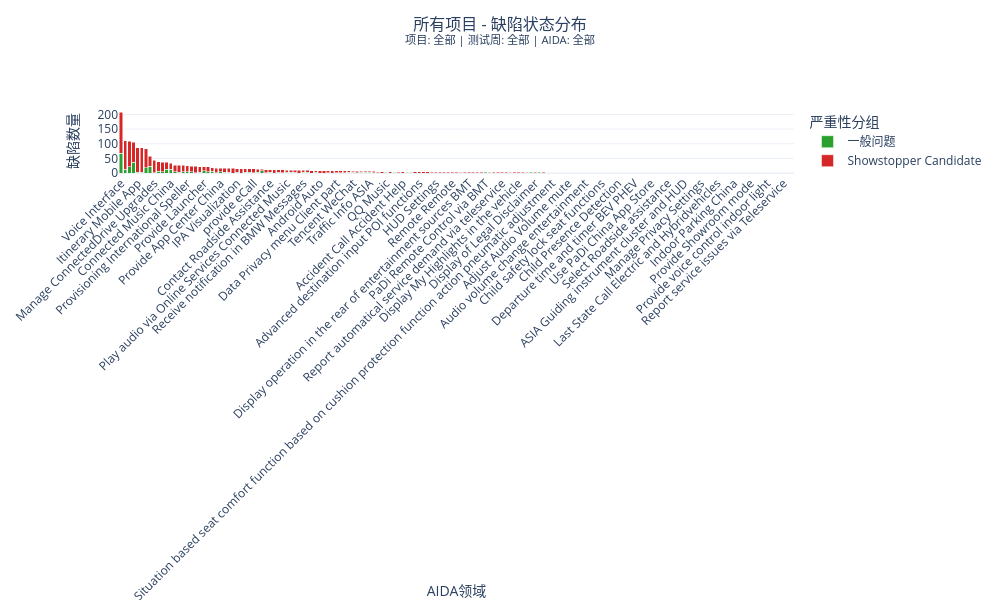

Write notebook code for a chart like this one.
### Markdown cell above
## 绘制缺陷状态图表

### Code cell
import plotly.express as px
import pandas as pd
import numpy as np
import re
from ipywidgets import widgets, Layout
from IPython.display import display, clear_output

def extract_english(text):
    if pd.isna(text) or text == '':
        return 'Unknown'
    english_words = re.findall(r'[a-zA-Z]+', str(text))
    return ' '.join(english_words) if english_words else 'Unknown'

# Matrix严重性排序函数
def matrix_severity_order(matrix_value):
    if not matrix_value or not isinstance(matrix_value, str):
        return 999  # 没有Matrix值的放最后
    
    # 提取数字和字母
    match = re.match(r'matrix-(\d)([a-e])', matrix_value.lower())
    if not match:
        return 998  # 格式不符合的放倒数第二
    
    number = int(match.group(1))
    letter = match.group(2)
    
    # 计算排序值 (1A最严重，4D最轻微)
    letter_value = {'a': 0, 'b': 1, 'c': 2, 'd': 3, 'e': 4}.get(letter, 5)
    return (number - 1) * 5 + letter_value

# 判断是否为showstopper candidate
def is_showstopper_candidate(matrix_value):
    if not matrix_value or not isinstance(matrix_value, str):
        return False
    
    match = re.match(r'matrix-(\d)([a-e])', matrix_value.lower())
    if not match:
        return False
    
    number = int(match.group(1))
    letter = match.group(2)
    
    # 1A-1E, 2A-2C, 3A为showstopper candidate
    if number == 1:
        return letter.lower() in ['a', 'b', 'c', 'd', 'e']
    elif number == 2:
        return letter.lower() in ['a', 'b', 'c']
    elif number == 3:
        return letter.lower() == 'a'
    return False

def preprocess_defect_data(df):
    df_clean = df.copy()
    
    # 处理缺失值
    for col, val in [('tproject', ''), ('matrix', ''), ('aidas', [])]:
        if col == 'aidas':
            df_clean = df_clean[df_clean[col].apply(lambda x: isinstance(x, list) and len(x) > 0)]
        else:
            df_clean = df_clean[~df_clean[col].isin(['', None, np.nan])]
    
    # 提取AIDA的英文部分
    df_clean['aida_english'] = df_clean['aidas'].apply(
        lambda x: extract_english(x[0]) if isinstance(x, list) and len(x) > 0 else 'Unknown'
    )
    
    # 为Matrix添加排序值
    df_clean['matrix_order'] = df_clean['matrix'].apply(matrix_severity_order)
    
    # 为了更好的可视化，创建一个更友好的Matrix标签
    df_clean['matrix_display'] = df_clean['matrix'].apply(
        lambda x: x if isinstance(x, str) and x.lower().startswith('matrix-') else '未分类')
    
    # 添加严重性分组
    df_clean['severity_group'] = df_clean['matrix'].apply(
        lambda x: 'Showstopper Candidate' if is_showstopper_candidate(x) else '一般问题')
    
    return df_clean

def create_defect_status_dashboard(df_clean, filters=None):
    filtered_data = df_clean.copy()
    
    if filters:
        project, test_week, aida = filters
        filter_conditions = {
            'tproject': project, 
            'test_week': test_week, 
            'aida_english': aida
        }
        for col, val in filter_conditions.items():
            if val != '全部':
                filtered_data = filtered_data[filtered_data[col] == val]
    
    if filtered_data.empty:
        return None, "没有有效的缺陷数据可以显示。"
    
    # 按AIDA和Matrix分组
    defect_status = filtered_data.groupby(['aida_english', 'severity_group', 'matrix_display']).agg(
        缺陷数量=('id', 'count'),
        缺陷ID=('id', list),
        报告人=('tester', lambda x: list(set(x))),
        项目=('tproject', lambda x: list(set(x))),
        原始AIDA=('aidas', lambda x: list(set([str(i[0]) if isinstance(i, list) and len(i) > 0 else 'Unknown' for i in x])))
    ).reset_index()
    
    if defect_status.empty:
        return None, "没有有效的缺陷状态数据。"
    
    # 计算每个AIDA的总数
    aida_totals = defect_status.groupby('aida_english')['缺陷数量'].sum().to_dict()
    
    # 准备绘图数据
    hover_texts = []
    
    for _, row in defect_status.iterrows():
        total = aida_totals[row['aida_english']]
        percentage = round((row['缺陷数量'] / total * 100), 1)
        
        # 准备悬停文本
        ids = row['缺陷ID'][:5]
        reporters = row['报告人'][:3]
        projects = row['项目'][:3]
        
        hover_text = f"<b>{row['原始AIDA'][0]} - {row['matrix_display']}</b><br>"
        hover_text += f"严重性分组: {row['severity_group']}<br>"
        hover_text += f"缺陷数量: {row['缺陷数量']} ({percentage}%)<br>"
        hover_text += f"项目: {', '.join(projects)}<br>"
        hover_text += f"缺陷ID: {', '.join(str(id) for id in ids)}"
        if len(row['缺陷ID']) > 5:
            hover_text += f" 等{len(row['缺陷ID'])}个"
        hover_text += f"<br>报告人: {', '.join(str(t) for t in reporters)}"
        if len(row['报告人']) > 3:
            hover_text += f" 等{len(row['报告人'])}人"
        
        hover_texts.append(hover_text)
    
    defect_status['悬停信息'] = hover_texts
    
    # 按缺陷数量对AIDA进行排序
    aida_order = defect_status.groupby('aida_english')['缺陷数量'].sum().sort_values(ascending=False).index.tolist()
    
    # 合并为按严重性分组的数据
    severity_grouped = defect_status.groupby(['aida_english', 'severity_group']).agg(
        缺陷数量=('缺陷数量', 'sum'),
        悬停信息=('悬停信息', lambda x: '<br>'.join(x))
    ).reset_index()
    
    # 使用Plotly Express创建堆叠条形图
    fig = px.bar(
        severity_grouped,
        x='aida_english',
        y='缺陷数量',
        color='severity_group',
        custom_data=['悬停信息'],
        barmode='stack',
        category_orders={
            'aida_english': aida_order
        },
        color_discrete_map={
            'Showstopper Candidate': '#d62728',  # 红色
            '一般问题': '#2ca02c'                # 绿色
        },
        title="AIDA缺陷分布（按严重性）"
    )
    
    # 设置悬停模板
    fig.update_traces(
        hovertemplate='%{customdata[0]}<extra></extra>'
    )
    
    # 设置标题和布局
    title_text = "所有项目 - 缺陷状态分布" if filters[0] == '全部' else f"项目: {filters[0]} - 缺陷状态分布"
    
    fig.update_layout(
        height=600,
        width=1000,
        title=dict(
            text=f"{title_text}<br><sup>项目: {filters[0]} | 测试周: {filters[1]} | AIDA: {filters[2]}</sup>",
            x=0.5,
            y=0.95,
            font=dict(size=16)
        ),
        template='plotly_white',
        margin=dict(t=120),
        xaxis_title="AIDA领域",
        yaxis_title="缺陷数量",
        xaxis_tickangle=-45,
        legend_title="严重性分组"
    )
    
    # 转换为FigureWidget以支持交互
    fig_widget = widgets.Output()
    with fig_widget:
        display(fig)
    
    return fig_widget, None

def create_defect_dashboard(df):
    df_clean = preprocess_defect_data(df)
    
    required_columns = ['id', 'tproject', 'aidas', 'matrix', 'tester']
    if not all(col in df_clean.columns for col in required_columns):
        print(f"错误：数据中缺少必要的列")
        return
    
    # 获取唯一值用于下拉菜单
    dropdowns = {}
    for col, desc in [('tproject', '项目'), ('test_week', '测试周'), ('aida_english', 'AIDA')]:
        values = sorted([p for p in df_clean[col].unique() if pd.notna(p) and p != ''])
        dropdowns[col] = widgets.Dropdown(
            options=['全部'] + values, value='全部', description=f'{desc}:',
            layout={'width': '180px'}
        )
    
    output = widgets.Output()
    
    def update_charts(change):
        filters = (
            dropdowns['tproject'].value,
            dropdowns['test_week'].value,
            dropdowns['aida_english'].value
        )
        
        with output:
            clear_output(wait=True)  # 清除旧输出
            fig, error_msg = create_defect_status_dashboard(df_clean, filters)
            if fig:
                display(fig)
            else:
                print(error_msg)
    
    # 为所有下拉菜单添加观察者
    for dropdown in dropdowns.values():
        dropdown.observe(update_charts, names='value')
    
    # 创建标题
    title = widgets.HTML("<h2 style='text-align:center; margin-bottom:5px'>缺陷状态看板</h2>")
    
    # 将筛选条件放在一行中
    filter_container = widgets.HBox(list(dropdowns.values()), 
                                   layout=widgets.Layout(justify_content='center', 
                                                        margin='0 0 10px 0'))
    
    # 使用VBox将所有元素垂直排列
    dashboard = widgets.VBox([
        title,
        filter_container,
        output
    ], layout=widgets.Layout(align_items='center'))
    
    display(dashboard)
    update_charts(None)  # 初始显示

# 使用数据框调用函数 
create_defect_dashboard(ddf)

### Figure 1 — Plotly figure (JSON) as saved in the notebook; plotly's stock layout.template omitted (floating-point values rounded to 4 significant figures; data arrays with more than 128 entries replaced by an {"elided": "..."} marker saying what was removed)
{"data": [{"customdata": [["<b>ASIA Alternative route [01.04.03.01.02.06.01] - Matrix-3C</b><br>严重性分组: 一般问题<br>缺陷数量: 1 (100.0%)<br>项目: MGU<br>缺陷ID: 2213723<br>报告人: Tony Wang"], ["<b>ASIA Guiding instrument cluster and HUD [01.04.03.01.02.08.01] - Matrix-3C</b><br>严重性分组: 一般问题<br>缺陷数量: 1 (100.0%)<br>项目: MGU<br>缺陷ID: 2192254<br>报告人: Weiteng Wang"], ["<b>Augmented Reality Video CID [01.04.02.03.03.01] - Matrix-2D</b><br>严重性分组: 一般问题<br>缺陷数量: 1 (12.5%)<br>项目: IDC<br>缺陷ID: 2228665<br>报告人: Kailin Huang<br><b>Augmented Reality Video CID [01.04.02.03.03.01] - Matrix-3D</b><br>严重性分组: 一般问题<br>缺陷数量: 1 (12.5%)<br>项目: MGU<br>缺陷ID: 2113852<br>报告人: Frank Nyambira<br><b>Augmented Reality Video CID [01.04.02.03.03.01] - Matrix-4B</b><br>严重性分组: 一般问题<br>缺陷数量: 1 (12.5%)<br>项目: MGU<br>缺陷ID: 2157727<br>报告人: Weiteng Wang"], ["<b>Base Audio [01.04.04.01.01.04.01] - Matrix-3E</b><br>严重性分组: 一般问题<br>缺陷数量: 1 (5.9%)<br>项目: IDC<br>缺陷ID: 2220897<br>报告人: Linna Lu"], ["<b>CarPlay [01.04.01.07.02] - Matrix-2D</b><br>严重性分组: 一般问题<br>缺陷数量: 3 (3.6%)<br>项目: IDCEvo, IDC<br>缺陷ID: 2153229, 2189345, 2188353<br>报告人: Bochao Liu, Adley Wong, chen chen<br><b>CarPlay [01.04.01.07.02] - Matrix-2E</b><br>严重性分组: 一般问题<br>缺陷数量: 3 (3.6%)<br>项目: IDCEvo, IDC<br>缺陷ID: 2168385, 2199833, 2209085<br>报告人: Bochao Liu, Vito Wang, pengxiao zhang<br><b>CarPlay [01.04.01.07.02] - Matrix-3B</b><br>严重性分组: 一般问题<br>缺陷数量: 1 (1.2%)<br>项目: IDCEvo<br>缺陷ID: 2201442<br>报告人: Felipe Wu<br><b>CarPlay [01.04.01.07.02] - Matrix-3C</b><br>严重性分组: 一般问题<br>缺陷数量: 3 (3.6%)<br>项目: IDCEvo, IDC<br>缺陷ID: 2180515, 2220817, 2234456<br>报告人: Miao Xu, Kailin Huang, Dian Wang<br><b>CarPlay [01.04.01.07.02] - Matrix-3D</b><br>严重性分组: 一般问题<br>缺陷数量: 4 (4.8%)<br>项目: IDCEvo, IDC<br>缺陷ID: 2116169, 2116399, 2115425, 2154878<br>报告人: Bochao Liu, Adley Wong, Linna Lu<br><b>CarPlay [01.04.01.07.02] - Matrix-3E</b><br>严重性分组: 一般问题<br>缺陷数量: 4 (4.8%)<br>项目: IDCEvo, IDC<br>缺陷ID: 2154879, 2160397, 2183150, 2190537<br>报告人: Bochao Liu, Adley Wong, pengxiao zhang 等4人"], ["<b>Change Audio Volume [01.04.04.01.01.01] - Matrix-2E</b><br>严重性分组: 一般问题<br>缺陷数量: 1 (10.0%)<br>项目: IDCEvo<br>缺陷ID: 2205704<br>报告人: Weining Zhao<br><b>Change Audio Volume [01.04.04.01.01.01] - Matrix-3B</b><br>严重性分组: 一般问题<br>缺陷数量: 1 (10.0%)<br>项目: IDCEvo<br>缺陷ID: 2196597<br>报告人: Dian Wang<br><b>Change Audio Volume [01.04.04.01.01.01] - Matrix-4A</b><br>严重性分组: 一般问题<br>缺陷数量: 1 (10.0%)<br>项目: IDCEvo<br>缺陷ID: 2159297<br>报告人: Weiteng Wang"], ["<b>Condition Based Services - Display implementation [01.05.02.01.11.02] - Matrix-4D</b><br>严重性分组: 一般问题<br>缺陷数量: 1 (100.0%)<br>项目: IDC<br>缺陷ID: 2234195<br>报告人: Kailin Huang"], ["<b>Connected Music China [01.04.01.06.04] - Matrix-2D</b><br>严重性分组: 一般问题<br>缺陷数量: 4 (12.1%)<br>项目: IDCEvo, IDC, MGU<br>缺陷ID: 2152777, 2168369, 2179680, 2226826<br>报告人: Frank Nyambira, Jingpu Li, Yuteng Zhao 等4人<br><b>Connected Music China [01.04.01.06.04] - Matrix-2E</b><br>严重性分组: 一般问题<br>缺陷数量: 2 (6.1%)<br>项目: IDCEvo<br>缺陷ID: 2157623, 2185082<br>报告人: pengxiao zhang, Wei Yang<br><b>Connected Music China [01.04.01.06.04] - Matrix-3C</b><br>严重性分组: 一般问题<br>缺陷数量: 6 (18.2%)<br>项目: IDCEvo, IDC<br>缺陷ID: 2137053, 2188775, 2192127, 2198691, 2198984 等6个<br>报告人: Jingpu Li, Wei Yang, Ailin Wu 等5人<br><b>Connected Music China [01.04.01.06.04] - Matrix-3D</b><br>严重性分组: 一般问题<br>缺陷数量: 1 (3.0%)<br>项目: IDCEvo<br>缺陷ID: 2213672<br>报告人: Ailin Wu"], ["<b>Contact Roadside Assistance [01.04.02.01.03.03.03] - Matrix-2E</b><br>严重性分组: 一般问题<br>缺陷数量: 1 (9.1%)<br>项目: IDCEvo<br>缺陷ID: 2175180<br>报告人: Adley Wong<br><b>Contact Roadside Assistance [01.04.02.01.03.03.03] - Matrix-3B</b><br>严重性分组: 一般问题<br>缺陷数量: 1 (9.1%)<br>项目: MGU<br>缺陷ID: 2126167<br>报告人: Jingsheng Liang<br><b>Contact Roadside Assistance [01.04.02.01.03.03.03] - Matrix-3C</b><br>严重性分组: 一般问题<br>缺陷数量: 1 (9.1%)<br>项目: IDC<br>缺陷ID: 2167496<br>报告人: Jingsheng Liang"], ["<b>Data Privacy menu - Client part [01.05.02.09.03.02] - Matrix-3C</b><br>严重性分组: 一般问题<br>缺陷数量: 1 (14.3%)<br>项目: IDC<br>缺陷ID: 2192179<br>报告人: Jingpu Li"], ["<b>Data Privacy menu - Master part [01.05.02.09.03.01] - Matrix-3E</b><br>严重性分组: 一般问题<br>缺陷数量: 1 (9.1%)<br>项目: IDC<br>缺陷ID: 2155935<br>报告人: Size Li"], ["<b>Date and Time Settings [01.04.04.01.03.07] - Matrix-2E</b><br>严重性分组: 一般问题<br>缺陷数量: 1 (16.7%)<br>项目: IDCEvo<br>缺陷ID: 2169255<br>报告人: Size Li"], ["<b>Display Real Time Clock [01.04.04.01.03.04] - Matrix-2E</b><br>严重性分组: 一般问题<br>缺陷数量: 1 (100.0%)<br>项目: MGU<br>缺陷ID: 2215055<br>报告人: Weiteng Wang"], ["<b>Display Settings (CID) [01.04.02.03.01.01.07.01] - Matrix-3C</b><br>严重性分组: 一般问题<br>缺陷数量: 1 (5.6%)<br>项目: IDC<br>缺陷ID: 2225247<br>报告人: pengxiao zhang<br><b>Display Settings (CID) [01.04.02.03.01.01.07.01] - Matrix-4A</b><br>严重性分组: 一般问题<br>缺陷数量: 5 (27.8%)<br>项目: IDC, MGU<br>缺陷ID: 2178932, 2207818, 2209088, 2226005, 2224481<br>报告人: Jingpu Li, Jingsheng Liang"], ["<b>Display Touch Control [01.04.02.03.01.01.04] - Matrix-2E</b><br>严重性分组: 一般问题<br>缺陷数量: 1 (4.8%)<br>项目: IDCEvo<br>缺陷ID: 2224126<br>报告人: Jerry Li<br><b>Display Touch Control [01.04.02.03.01.01.04] - Matrix-3C</b><br>严重性分组: 一般问题<br>缺陷数量: 1 (4.8%)<br>项目: IDCEvo<br>缺陷ID: 2184176<br>报告人: Gongjie Meng<br><b>Display Touch Control [01.04.02.03.01.01.04] - Matrix-4A</b><br>严重性分组: 一般问题<br>缺陷数量: 2 (9.5%)<br>项目: IDC<br>缺陷ID: 2157649, 2181444<br>报告人: Size Li, Jingsheng Liang"], ["<b>Display and operation of PaDi BMW widgets [01.04.04.01.05.10] - Matrix-3B</b><br>严重性分组: 一般问题<br>缺陷数量: 1 (100.0%)<br>项目: MGU<br>缺陷ID: 2125127<br>报告人: Jingsheng Liang"], ["<b>Display map ASIA [01.04.03.01.02.04] - Matrix-2D</b><br>严重性分组: 一般问题<br>缺陷数量: 1 (8.3%)<br>项目: MGU<br>缺陷ID: 2169394<br>报告人: Wei Yang<br><b>Display map ASIA [01.04.03.01.02.04] - Matrix-2E</b><br>严重性分组: 一般问题<br>缺陷数量: 1 (8.3%)<br>项目: MGU<br>缺陷ID: 2170667<br>报告人: Huanran Wang<br><b>Display map ASIA [01.04.03.01.02.04] - Matrix-3C</b><br>严重性分组: 一般问题<br>缺陷数量: 4 (33.3%)<br>项目: IDC, MGU<br>缺陷ID: 2181438, 2184262, 2205695, 2223007<br>报告人: Frank Nyambira, Weiteng Wang, Yuteng Zhao 等4人<br><b>Display map ASIA [01.04.03.01.02.04] - Matrix-3E</b><br>严重性分组: 一般问题<br>缺陷数量: 1 (8.3%)<br>项目: MGU<br>缺陷ID: 2155432<br>报告人: Tony Wang"], ["<b>Display of User Manual [01.04.02.03.01.01.08.01] - Matrix-2E</b><br>严重性分组: 一般问题<br>缺陷数量: 1 (14.3%)<br>项目: IDC<br>缺陷ID: 2152915<br>报告人: Lukang Guo"], ["<b>Display vehicle status  [01.04.04.01.04.01.04] - Matrix-3D</b><br>严重性分组: 一般问题<br>缺陷数量: 1 (100.0%)<br>项目: IDC<br>缺陷ID: 2194006<br>报告人: Size Li"], ["<b>Display weather [01.04.01.05.01.03] - Matrix-2D</b><br>严重性分组: 一般问题<br>缺陷数量: 1 (3.7%)<br>项目: IDCEvo<br>缺陷ID: 2188729<br>报告人: Ailin Wu<br><b>Display weather [01.04.01.05.01.03] - Matrix-2E</b><br>严重性分组: 一般问题<br>缺陷数量: 2 (7.4%)<br>项目: IDCEvo, MGU<br>缺陷ID: 2189687, 2189730<br>报告人: Lukang Guo, Ailin Wu<br><b>Display weather [01.04.01.05.01.03] - Matrix-3C</b><br>严重性分组: 一般问题<br>缺陷数量: 1 (3.7%)<br>项目: IDCEvo<br>缺陷ID: 2183357<br>报告人: Ailin Wu<br><b>Display weather [01.04.01.05.01.03] - Matrix-3D</b><br>严重性分组: 一般问题<br>缺陷数量: 1 (3.7%)<br>项目: MGU<br>缺陷ID: 2191804<br>报告人: Wei Yang"], ["<b>Enable Registration, Login, Mapping [01.04.01.08.01] - Matrix-4A</b><br>严重性分组: 一般问题<br>缺陷数量: 1 (4.3%)<br>项目: IDCEvo<br>缺陷ID: 2188315<br>报告人: Adley Wong"], ["<b>Enable User Management [01.04.01.08.03] - Matrix-4A</b><br>严重性分组: 一般问题<br>缺陷数量: 1 (16.7%)<br>项目: IDCEvo<br>缺陷ID: 2205473<br>报告人: Huanran Wang"], ["<b>Functional Bookmark Control [01.04.02.03.01.01.03] - Matrix-3C</b><br>严重性分组: 一般问题<br>缺陷数量: 2 (7.4%)<br>项目: IDCEvo<br>缺陷ID: 2133570, 2198930<br>报告人: Lukang Guo, Lijia Ma"], ["<b>Guiding [01.04.03.01.03.02.03] - Matrix-2D</b><br>严重性分组: 一般问题<br>缺陷数量: 1 (1.0%)<br>项目: IDC<br>缺陷ID: 2229874<br>报告人: Kailin Huang<br><b>Guiding [01.04.03.01.03.02.03] - Matrix-2E</b><br>严重性分组: 一般问题<br>缺陷数量: 17 (16.2%)<br>项目: IDC<br>缺陷ID: 2131803, 2153223, 2159257, 2167105, 2167517 等17个<br>报告人: Songqi Gan, Jingpu Li, Vito Wang 等8人<br><b>Guiding [01.04.03.01.03.02.03] - Matrix-3C</b><br>严重性分组: 一般问题<br>缺陷数量: 14 (13.3%)<br>项目: IDC, MGU<br>缺陷ID: 2124709, 2123466, 2127491, 2153214, 2152406 等14个<br>报告人: Songqi Gan, Weining Zhao, Jingsheng Liang 等10人<br><b>Guiding [01.04.03.01.03.02.03] - Matrix-3E</b><br>严重性分组: 一般问题<br>缺陷数量: 3 (2.9%)<br>项目: IDC<br>缺陷ID: 2150717, 2173197, 2231081<br>报告人: Songqi Gan, Zhao Gao, chen chen<br><b>Guiding [01.04.03.01.03.02.03] - Matrix-4A</b><br>严重性分组: 一般问题<br>缺陷数量: 1 (1.0%)<br>项目: IDC<br>缺陷ID: 2207806<br>报告人: Jingpu Li<br><b>Guiding [01.04.03.01.03.02.03] - Matrix-4C</b><br>严重性分组: 一般问题<br>缺陷数量: 1 (1.0%)<br>项目: IDC<br>缺陷ID: 2165841<br>报告人: Kyle Ge"], ["<b>Guiding ASIA [01.04.03.01.02.08] - Matrix-2D</b><br>严重性分组: 一般问题<br>缺陷数量: 1 (1.8%)<br>项目: MGU<br>缺陷ID: 2213496<br>报告人: Weiteng Wang<br><b>Guiding ASIA [01.04.03.01.02.08] - Matrix-2E</b><br>严重性分组: 一般问题<br>缺陷数量: 14 (24.6%)<br>项目: MGU<br>缺陷ID: 2118995, 2127681, 2135536, 2154337, 2154528 等14个<br>报告人: Jingpu Li, Zhao Gao, Frank Nyambira 等5人<br><b>Guiding ASIA [01.04.03.01.02.08] - Matrix-3C</b><br>严重性分组: 一般问题<br>缺陷数量: 2 (3.5%)<br>项目: MGU<br>缺陷ID: 2155099, 2182805<br>报告人: Frank Nyambira, chen chen<br><b>Guiding ASIA [01.04.03.01.02.08] - Matrix-3D</b><br>严重性分组: 一般问题<br>缺陷数量: 1 (1.8%)<br>项目: MGU<br>缺陷ID: 2162952<br>报告人: Huanran Wang<br><b>Guiding ASIA [01.04.03.01.02.08] - Matrix-3E</b><br>严重性分组: 一般问题<br>缺陷数量: 4 (7.0%)<br>项目: MGU<br>缺陷ID: 2154502, 2154597, 2166320, 2209075<br>报告人: Frank Nyambira, chen chen, Zhao Gao<br><b>Guiding ASIA [01.04.03.01.02.08] - Matrix-4A</b><br>严重性分组: 一般问题<br>缺陷数量: 1 (1.8%)<br>项目: MGU<br>缺陷ID: 2138138<br>报告人: Frank Nyambira"], ["<b>HMI MyModes Moments display and operation [01.04.02.01.04.06.22] - Matrix-2E</b><br>严重性分组: 一般问题<br>缺陷数量: 1 (100.0%)<br>项目: IDCEvo<br>缺陷ID: 2183308<br>报告人: Gongjie Meng"], ["<b>HUD Settings [01.04.02.03.04.01.02] - Matrix-2E</b><br>严重性分组: 一般问题<br>缺陷数量: 1 (25.0%)<br>项目: IDC<br>缺陷ID: 2155463<br>报告人: Kyle Ge"], ["<b>IPA Interactive Elements provided [01.04.02.01.02.01.03] - Matrix-2E</b><br>严重性分组: 一般问题<br>缺陷数量: 1 (2.8%)<br>项目: IDC<br>缺陷ID: 2198964<br>报告人: Size Li<br><b>IPA Interactive Elements provided [01.04.02.01.02.01.03] - Matrix-3C</b><br>严重性分组: 一般问题<br>缺陷数量: 3 (8.3%)<br>项目: IDCEvo, IDC<br>缺陷ID: 2190529, 2206505, 2223322<br>报告人: Weining Zhao, Yunwei Gao<br><b>IPA Interactive Elements provided [01.04.02.01.02.01.03] - Matrix-4A</b><br>严重性分组: 一般问题<br>缺陷数量: 8 (22.2%)<br>项目: IDCEvo, IDC<br>缺陷ID: 2144107, 2150722, 2183309, 2183390, 2188326 等8个<br>报告人: Jingpu Li, Weining Zhao, Adley Wong 等6人<br><b>IPA Interactive Elements provided [01.04.02.01.02.01.03] - Matrix-4B</b><br>严重性分组: 一般问题<br>缺陷数量: 1 (2.8%)<br>项目: IDCEvo<br>缺陷ID: 2184272<br>报告人: Weining Zhao"], ["<b>IPA Visualization  [01.04.02.01.02.01.01] - Matrix-2E</b><br>严重性分组: 一般问题<br>缺陷数量: 2 (13.3%)<br>项目: IDC<br>缺陷ID: 2189689, 2188692<br>报告人: Linna Lu"], ["<b>Itinerary (Mobile App) [01.04.03.01.01.07.09] - Matrix-2E</b><br>严重性分组: 一般问题<br>缺陷数量: 2 (2.3%)<br>项目: IDC<br>缺陷ID: 2155092, 2158381<br>报告人: Frank Nyambira, Xiaozhen Huang<br><b>Itinerary (Mobile App) [01.04.03.01.01.07.09] - Matrix-3C</b><br>严重性分组: 一般问题<br>缺陷数量: 1 (1.1%)<br>项目: IDC<br>缺陷ID: 2156284<br>报告人: Xiaozhen Huang"], ["<b>Kombi Display Settings [01.04.04.01.03.08] - Matrix-4A</b><br>严重性分组: 一般问题<br>缺陷数量: 1 (50.0%)<br>项目: MGU<br>缺陷ID: 2191205<br>报告人: Jingpu Li"], ["<b>Listen to AM/FM Radio [01.04.01.01.01.01.01] - Matrix-3D</b><br>严重性分组: 一般问题<br>缺陷数量: 1 (100.0%)<br>项目: IDC<br>缺陷ID: 2112940<br>报告人: Linna Lu"], ["<b>Listen to Radio (FM/AM/DAB/HD) [01.04.01.01.01.04] - Matrix-3C</b><br>严重性分组: 一般问题<br>缺陷数量: 4 (11.1%)<br>项目: IDCEvo, IDC<br>缺陷ID: 2131692, 2131755, 2179645, 2203274<br>报告人: Miao Xu, Dian Wang<br><b>Listen to Radio (FM/AM/DAB/HD) [01.04.01.01.01.04] - Matrix-3E</b><br>严重性分组: 一般问题<br>缺陷数量: 1 (2.8%)<br>项目: IDC<br>缺陷ID: 2127039<br>报告人: Lukang Guo"], ["<b>Manage CE Devices (Bluetooth) [01.04.01.03.01.02.01] - Matrix-3C</b><br>严重性分组: 一般问题<br>缺陷数量: 3 (7.9%)<br>项目: IDCEvo, IDC<br>缺陷ID: 2167167, 2178888, 2233324<br>报告人: Miao Xu, Dian Wang, zhaokun hou<br><b>Manage CE Devices (Bluetooth) [01.04.01.03.01.02.01] - Matrix-3E</b><br>严重性分组: 一般问题<br>缺陷数量: 1 (2.6%)<br>项目: MGU<br>缺陷ID: 2113732<br>报告人: Yuteng Zhao<br><b>Manage CE Devices (Bluetooth) [01.04.01.03.01.02.01] - Matrix-4A</b><br>严重性分组: 一般问题<br>缺陷数量: 1 (2.6%)<br>项目: IDCEvo<br>缺陷ID: 2187832<br>报告人: zhaokun hou<br><b>Manage CE Devices (Bluetooth) [01.04.01.03.01.02.01] - Matrix-4C</b><br>严重性分组: 一般问题<br>缺陷数量: 1 (2.6%)<br>项目: IDCEvo<br>缺陷ID: 2160434<br>报告人: Dian Wang"], ["<b>Manage ConnectedDrive Upgrades [01.04.01.05.03.01] - Matrix-2E</b><br>严重性分组: 一般问题<br>缺陷数量: 1 (2.3%)<br>项目: IDC<br>缺陷ID: 2157719<br>报告人: Size Li"], ["<b>Manage SMS Messages [01.04.01.04.02.01.04.02] - Matrix-4A</b><br>严重性分组: 一般问题<br>缺陷数量: 2 (50.0%)<br>项目: IDCEvo<br>缺陷ID: 2189396, 2189409<br>报告人: Dian Wang"], ["<b>Manage and Plan Routes ASIA [01.04.03.01.02.06] - Matrix-2E</b><br>严重性分组: 一般问题<br>缺陷数量: 1 (10.0%)<br>项目: MGU<br>缺陷ID: 2194828<br>报告人: Weiteng Wang<br><b>Manage and Plan Routes ASIA [01.04.03.01.02.06] - Matrix-3C</b><br>严重性分组: 一般问题<br>缺陷数量: 1 (10.0%)<br>项目: MGU<br>缺陷ID: 2227640<br>报告人: Size Li<br><b>Manage and Plan Routes ASIA [01.04.03.01.02.06] - Matrix-3E</b><br>严重性分组: 一般问题<br>缺陷数量: 1 (10.0%)<br>项目: MGU<br>缺陷ID: 2155437<br>报告人: Tony Wang"], ["<b>Map [01.04.03.01.03.02.01] - Matrix-2E</b><br>严重性分组: 一般问题<br>缺陷数量: 1 (3.7%)<br>项目: IDC<br>缺陷ID: 2208510<br>报告人: Weining Zhao<br><b>Map [01.04.03.01.03.02.01] - Matrix-3C</b><br>严重性分组: 一般问题<br>缺陷数量: 2 (7.4%)<br>项目: IDC<br>缺陷ID: 2176212, 2198262<br>报告人: Kyle Ge, Weining Zhao<br><b>Map [01.04.03.01.03.02.01] - Matrix-3D</b><br>严重性分组: 一般问题<br>缺陷数量: 1 (3.7%)<br>项目: MGU<br>缺陷ID: 2227575<br>报告人: Ailin Wu"], ["<b>Navigation Destination Input ASIA [01.04.03.01.02.03] - Matrix-2E</b><br>严重性分组: 一般问题<br>缺陷数量: 1 (20.0%)<br>项目: MGU<br>缺陷ID: 2202636<br>报告人: Weiteng Wang"], ["<b>PHUD Services - Matrix-3C</b><br>严重性分组: 一般问题<br>缺陷数量: 1 (100.0%)<br>项目: IDCEvo<br>缺陷ID: 2225397<br>报告人: Miao Xu"], ["<b>POI Functions ASIA [01.04.03.01.02.05] - Matrix-3C</b><br>严重性分组: 一般问题<br>缺陷数量: 2 (33.3%)<br>项目: MGU<br>缺陷ID: 2229833, 2229835<br>报告人: Size Li<br><b>POI Functions ASIA [01.04.03.01.02.05] - Matrix-3D</b><br>严重性分组: 一般问题<br>缺陷数量: 1 (16.7%)<br>项目: MGU<br>缺陷ID: 2226722<br>报告人: Ailin Wu"], ["<b>PaDi China CE area bring-up (Android default launcher) NEU [01.04.04.01.05.04] - Matrix-3C</b><br>严重性分组: 一般问题<br>缺陷数量: 1 (100.0%)<br>项目: MGU<br>缺陷ID: 2200384<br>报告人: pengxiao zhang"], ["<b>PaDi Remote Control via BMT [01.04.04.01.05.12] - Matrix-2D</b><br>严重性分组: 一般问题<br>缺陷数量: 1 (50.0%)<br>项目: MGU<br>缺陷ID: 2126173<br>报告人: pengxiao zhang<br><b>PaDi Remote Control via BMT [01.04.04.01.05.12] - Matrix-3B</b><br>严重性分组: 一般问题<br>缺陷数量: 1 (50.0%)<br>项目: MGU<br>缺陷ID: 2123779<br>报告人: pengxiao zhang"], ["<b>Parking Assistant 21.0 Mid [PA21.0_Mi] [01.02.02.05.08] - Matrix-2D</b><br>严重性分组: 一般问题<br>缺陷数量: 1 (100.0%)<br>项目: IDC<br>缺陷ID: 2128634<br>报告人: Zhimei Yan"], ["<b>Personal Assistant - Widget [01.04.02.01.02.01.02] - Matrix-3C</b><br>严重性分组: 一般问题<br>缺陷数量: 3 (42.9%)<br>项目: IDCEvo, IDC<br>缺陷ID: 2180836, 2198264, 2232317<br>报告人: Kyle Ge, Yuteng Zhao, zhaokun hou"], ["<b>Personalization: User Account Use [01.04.01.08.11] - Matrix-2E</b><br>严重性分组: 一般问题<br>缺陷数量: 1 (14.3%)<br>项目: IDC<br>缺陷ID: 2172047<br>报告人: Juzhen Xin"], ["<b>Play audio via Bluetooth [01.04.01.01.04.02] - Matrix-3C</b><br>严重性分组: 一般问题<br>缺陷数量: 2 (11.8%)<br>项目: IDCEvo, IDC<br>缺陷ID: 2178590, 2183312<br>报告人: Gongjie Meng, Felipe Wu<br><b>Play audio via Bluetooth [01.04.01.01.04.02] - Matrix-3E</b><br>严重性分组: 一般问题<br>缺陷数量: 1 (5.9%)<br>项目: IDCEvo<br>缺陷ID: 2207923<br>报告人: Frank Nyambira"], ["<b>Play audio via Online Services (Connected Music) [01.04.01.01.02] - Matrix-2E</b><br>严重性分组: 一般问题<br>缺陷数量: 1 (10.0%)<br>项目: IDC<br>缺陷ID: 2123004<br>报告人: Lukang Guo<br><b>Play audio via Online Services (Connected Music) [01.04.01.01.02] - Matrix-3D</b><br>严重性分组: 一般问题<br>缺陷数量: 1 (10.0%)<br>项目: IDC<br>缺陷ID: 2116864<br>报告人: Lukang Guo<br><b>Play audio via Online Services (Connected Music) [01.04.01.01.02] - Matrix-4A</b><br>严重性分组: 一般问题<br>缺陷数量: 1 (10.0%)<br>项目: IDC<br>缺陷ID: 2168364<br>报告人: Lukang Guo"], ["<b>Play audio via USB [01.04.01.01.04.04] - Matrix-3C</b><br>严重性分组: 一般问题<br>缺陷数量: 1 (20.0%)<br>项目: IDCEvo<br>缺陷ID: 2219742<br>报告人: Dian Wang"], ["<b>Positioning ASIA [01.04.03.01.02.01.02] - Matrix-2E</b><br>严重性分组: 一般问题<br>缺陷数量: 1 (33.3%)<br>项目: MGU<br>缺陷ID: 2173657<br>报告人: Weiteng Wang"], ["<b>Provide App Center China [01.04.01.06.09] - Matrix-2D</b><br>严重性分组: 一般问题<br>缺陷数量: 1 (5.9%)<br>项目: IDCEvo<br>缺陷ID: 2181760<br>报告人: Jingpu Li<br><b>Provide App Center China [01.04.01.06.09] - Matrix-3B</b><br>严重性分组: 一般问题<br>缺陷数量: 1 (5.9%)<br>项目: IDCEvo<br>缺陷ID: 2174836<br>报告人: Jingpu Li<br><b>Provide App Center China [01.04.01.06.09] - Matrix-4A</b><br>严重性分组: 一般问题<br>缺陷数量: 3 (17.6%)<br>项目: IDCEvo<br>缺陷ID: 2174726, 2184296, 2212759<br>报告人: Jingpu Li"], ["<b>Provide Festival Mode [01.04.02.01.04.08] - Matrix-2E</b><br>严重性分组: 一般问题<br>缺陷数量: 1 (6.7%)<br>项目: IDCEvo<br>缺陷ID: 2155559<br>报告人: Jingpu Li<br><b>Provide Festival Mode [01.04.02.01.04.08] - Matrix-3C</b><br>严重性分组: 一般问题<br>缺陷数量: 1 (6.7%)<br>项目: IDCEvo<br>缺陷ID: 2233303<br>报告人: Yuteng Zhao"], ["<b>Provide Karaoke Service [01.04.01.06.10] - Matrix-3C</b><br>严重性分组: 一般问题<br>缺陷数量: 1 (9.1%)<br>项目: IDCEvo<br>缺陷ID: 2197743<br>报告人: Ailin Wu"], ["<b>Provide Launcher  [01.04.02.03.01.01.09] - Matrix-2E</b><br>严重性分组: 一般问题<br>缺陷数量: 1 (4.5%)<br>项目: IDCEvo<br>缺陷ID: 2206942<br>报告人: Frank Nyambira<br><b>Provide Launcher  [01.04.02.03.01.01.09] - Matrix-3C</b><br>严重性分组: 一般问题<br>缺陷数量: 2 (9.1%)<br>项目: IDCEvo<br>缺陷ID: 2174424, 2200728<br>报告人: Weining Zhao, Dian Wang<br><b>Provide Launcher  [01.04.02.03.01.01.09] - Matrix-3D</b><br>严重性分组: 一般问题<br>缺陷数量: 1 (4.5%)<br>项目: IDCEvo<br>缺陷ID: 2191198<br>报告人: Bochao Liu<br><b>Provide Launcher  [01.04.02.03.01.01.09] - Matrix-3E</b><br>严重性分组: 一般问题<br>缺陷数量: 1 (4.5%)<br>项目: IDC<br>缺陷ID: 2154866<br>报告人: Vito Wang<br><b>Provide Launcher  [01.04.02.03.01.01.09] - Matrix-4A</b><br>严重性分组: 一般问题<br>缺陷数量: 2 (9.1%)<br>项目: IDCEvo, IDC<br>缺陷ID: 2156566, 2196927<br>报告人: Adley Wong, Jingsheng Liang"], ["<b>Provide Navigation 2.0 [01.04.03.01.03.06] - Matrix-2D</b><br>严重性分组: 一般问题<br>缺陷数量: 4 (3.7%)<br>项目: IDCEvo<br>缺陷ID: 2135545, 2200417, 2214732, 2215595<br>报告人: Bochao Liu, Lukang Guo, Yi Luo<br><b>Provide Navigation 2.0 [01.04.03.01.03.06] - Matrix-2E</b><br>严重性分组: 一般问题<br>缺陷数量: 6 (5.6%)<br>项目: IDCEvo<br>缺陷ID: 2136092, 2183049, 2184245, 2186845, 2200702 等6个<br>报告人: Bochao Liu, Adley Wong, Yi Luo 等5人<br><b>Provide Navigation 2.0 [01.04.03.01.03.06] - Matrix-3C</b><br>严重性分组: 一般问题<br>缺陷数量: 8 (7.4%)<br>项目: IDCEvo<br>缺陷ID: 2156244, 2180840, 2184257, 2184549, 2209086 等8个<br>报告人: Jingpu Li, zhaokun hou, Ailin Wu 等6人<br><b>Provide Navigation 2.0 [01.04.03.01.03.06] - Matrix-3E</b><br>严重性分组: 一般问题<br>缺陷数量: 3 (2.8%)<br>项目: IDCEvo<br>缺陷ID: 2157627, 2187539, 2203683<br>报告人: Adley Wong"], ["<b>Provide NetEase Cloud Music [01.04.01.06.04.03] - Matrix-2E</b><br>严重性分组: 一般问题<br>缺陷数量: 1 (50.0%)<br>项目: IDC<br>缺陷ID: 2167492<br>报告人: Kyle Ge<br><b>Provide NetEase Cloud Music [01.04.01.06.06.04] - Matrix-3E</b><br>严重性分组: 一般问题<br>缺陷数量: 1 (50.0%)<br>项目: IDC<br>缺陷ID: 2225709<br>报告人: pengxiao zhang"], ["<b>Provide 3rd party gaming enablement [01.04.01.02.03] - Matrix-3C</b><br>严重性分组: 一般问题<br>缺陷数量: 1 (4.5%)<br>项目: IDCEvo<br>缺陷ID: 2171853<br>报告人: zhaokun hou<br><b>Provide 3rd party gaming enablement [01.04.01.02.03] - Matrix-3E</b><br>严重性分组: 一般问题<br>缺陷数量: 2 (9.1%)<br>项目: IDCEvo, IDC<br>缺陷ID: 2181784, 2222905<br>报告人: pengxiao zhang"], ["<b>Provisioning International Speller [01.04.02.03.01.01.06] - Matrix-3C</b><br>严重性分组: 一般问题<br>缺陷数量: 1 (4.2%)<br>项目: IDCEvo<br>缺陷ID: 2198929<br>报告人: Lukang Guo<br><b>Provisioning International Speller [01.04.02.03.01.01.06] - Matrix-3E</b><br>严重性分组: 一般问题<br>缺陷数量: 1 (4.2%)<br>项目: IDCEvo<br>缺陷ID: 2188300<br>报告人: Adley Wong<br><b>Provisioning International Speller [01.04.02.03.01.01.06] - Matrix-4A</b><br>严重性分组: 一般问题<br>缺陷数量: 3 (12.5%)<br>项目: IDCEvo, IDC, MGU<br>缺陷ID: 2187217, 2189690, 2226434<br>报告人: Jingpu Li, Linna Lu, zhaokun hou"], ["<b>QQ Music [01.04.01.06.04.02] - Matrix-2E</b><br>严重性分组: 一般问题<br>缺陷数量: 1 (20.0%)<br>项目: IDC<br>缺陷ID: 2228240<br>报告人: Linna Lu<br><b>QQ Music [01.04.01.06.04.02] - Matrix-3C</b><br>严重性分组: 一般问题<br>缺陷数量: 2 (40.0%)<br>项目: MGU<br>缺陷ID: 2212245, 2233320<br>报告人: Zhimei Yan, Frank Nyambira"], ["<b>Receive notification in BMW Messages [01.04.02.02.01.01.03] - Matrix-2D</b><br>严重性分组: 一般问题<br>缺陷数量: 1 (11.1%)<br>项目: IDCEvo<br>缺陷ID: 2229861<br>报告人: Yuteng Zhao<br><b>Receive notification in BMW Messages [01.04.02.02.01.01.03] - Matrix-3B</b><br>严重性分组: 一般问题<br>缺陷数量: 1 (11.1%)<br>项目: IDCEvo<br>缺陷ID: 2138612<br>报告人: Jingsheng Liang"], ["<b>Remote Services [01.04.02.02.01.01.01] - Matrix-2E</b><br>严重性分组: 一般问题<br>缺陷数量: 1 (50.0%)<br>项目: IDC<br>缺陷ID: 2212770<br>报告人: Jingsheng Liang"], ["<b>Remote teleservice diagnosis [01.04.02.02.01.01.02] - Matrix-3B</b><br>严重性分组: 一般问题<br>缺陷数量: 1 (25.0%)<br>项目: IDCEvo<br>缺陷ID: 2150800<br>报告人: Jingsheng Liang"], ["<b>Route planning and management [01.04.03.01.03.02.02] - Matrix-2E</b><br>严重性分组: 一般问题<br>缺陷数量: 1 (11.1%)<br>项目: IDC<br>缺陷ID: 2166257<br>报告人: Zhao Gao<br><b>Route planning and management [01.04.03.01.03.02.02] - Matrix-3C</b><br>严重性分组: 一般问题<br>缺陷数量: 1 (11.1%)<br>项目: IDC<br>缺陷ID: 2166310<br>报告人: Songqi Gan"], ["<b>Setting system language [01.04.04.01.03.12] - Matrix-4A</b><br>严重性分组: 一般问题<br>缺陷数量: 1 (25.0%)<br>项目: IDCEvo<br>缺陷ID: 2203682<br>报告人: Adley Wong"], ["<b>Situation-based seat comfort function based on cushion protection function action (pneumatic adjustment) [01.03.02.02.04.12] - Matrix-3C</b><br>严重性分组: 一般问题<br>缺陷数量: 1 (100.0%)<br>项目: IDC<br>缺陷ID: 2201194<br>报告人: Kyle Ge"], ["<b>Smart Access / Digital Key (Plus) [01.03.03.03.04] - Matrix-3C</b><br>严重性分组: 一般问题<br>缺陷数量: 1 (14.3%)<br>项目: IDC<br>缺陷ID: 2138088<br>报告人: Yuteng Zhao"], ["<b>Stability - Matrix-2E</b><br>严重性分组: 一般问题<br>缺陷数量: 2 (2.3%)<br>项目: IDCEvo<br>缺陷ID: 2160155, 2223586<br>报告人: Juzhen Xin, Weiteng Wang"], ["<b>Steady-state climatic comfort [01.03.04.02.01] - Matrix-3C</b><br>严重性分组: 一般问题<br>缺陷数量: 1 (100.0%)<br>项目: IDC<br>缺陷ID: 2159282<br>报告人: Jingsheng Liang"], ["<b>[Sys_RSU] 30 Initialization & inquiry [01.05.02.08.04] - Matrix-2D</b><br>严重性分组: 一般问题<br>缺陷数量: 2 (33.3%)<br>项目: IDCEvo, IDC<br>缺陷ID: 2163863, 2168145<br>报告人: Size Li, kelin wang<br><b>[Sys_RSU] 30 Initialization & inquiry [01.05.02.08.04] - Matrix-3C</b><br>严重性分组: 一般问题<br>缺陷数量: 1 (16.7%)<br>项目: IDC<br>缺陷ID: 2125735<br>报告人: kelin wang"], ["<b>Telephony via customer device [01.04.01.04.01.01] - Matrix-3C</b><br>严重性分组: 一般问题<br>缺陷数量: 1 (6.7%)<br>项目: IDC<br>缺陷ID: 2155545<br>报告人: Dian Wang<br><b>Telephony via customer device [01.04.01.04.01.01] - Matrix-3E</b><br>严重性分组: 一般问题<br>缺陷数量: 1 (6.7%)<br>项目: MGU<br>缺陷ID: 2173581<br>报告人: Dian Wang"], ["<b>Tencent MiniProgramPlatform (Tencent MPP) [01.04.01.06.01] - Matrix-3C</b><br>严重性分组: 一般问题<br>缺陷数量: 3 (17.6%)<br>项目: MGU<br>缺陷ID: 2118987, 2220908, 2225371<br>报告人: Jingpu Li, Yuteng Zhao, Wei Yang"], ["<b>Tencent WeChat [01.04.01.06.02] - Matrix-2E</b><br>严重性分组: 一般问题<br>缺陷数量: 2 (33.3%)<br>项目: MGU<br>缺陷ID: 2124647, 2225314<br>报告人: Huanran Wang, Xiaozhen Huang"], ["<b>Traffic [01.04.03.01.03.02.04] - Matrix-2E</b><br>严重性分组: 一般问题<br>缺陷数量: 2 (40.0%)<br>项目: IDC<br>缺陷ID: 2193089, 2201313<br>报告人: Bochao Liu, Weiteng Wang<br><b>Traffic [01.04.03.01.03.02.04] - Matrix-3C</b><br>严重性分组: 一般问题<br>缺陷数量: 1 (20.0%)<br>项目: IDC<br>缺陷ID: 2167203<br>报告人: Weining Zhao"], ["<b>Traffic Info ASIA [01.04.03.01.02.07] - Matrix-3D</b><br>严重性分组: 一般问题<br>缺陷数量: 1 (16.7%)<br>项目: MGU<br>缺陷ID: 2225689<br>报告人: Ailin Wu<br><b>Traffic Info ASIA [01.04.03.01.02.07] - Matrix-3E</b><br>严重性分组: 一般问题<br>缺陷数量: 1 (16.7%)<br>项目: MGU<br>缺陷ID: 2214470<br>报告人: Tony Wang"], ["<b>Use App Store China  [01.04.01.06.07] - Matrix-3C</b><br>严重性分组: 一般问题<br>缺陷数量: 1 (9.1%)<br>项目: IDC<br>缺陷ID: 2198966<br>报告人: Size Li<br><b>Use App Store China  [01.04.01.06.07] - Matrix-4A</b><br>严重性分组: 一般问题<br>缺陷数量: 1 (9.1%)<br>项目: IDC<br>缺陷ID: 2232349<br>报告人: Huanran Wang"], ["<b>Use Speech operation [01.04.02.01.01.05] - Matrix-2D</b><br>严重性分组: 一般问题<br>缺陷数量: 1 (0.9%)<br>项目: IDCEvo<br>缺陷ID: 2208595<br>报告人: Lijia Ma<br><b>Use Speech operation [01.04.02.01.01.05] - Matrix-2E</b><br>严重性分组: 一般问题<br>缺陷数量: 2 (1.8%)<br>项目: IDCEvo<br>缺陷ID: 2132187, 2193075<br>报告人: Weining Zhao, Lijia Ma<br><b>Use Speech operation [01.04.02.01.01.05] - Matrix-3C</b><br>严重性分组: 一般问题<br>缺陷数量: 9 (8.1%)<br>项目: IDCEvo<br>缺陷ID: 2138210, 2136906, 2138482, 2180967, 2182572 等9个<br>报告人: Weining Zhao, Lijia Ma<br><b>Use Speech operation [01.04.02.01.01.05] - Matrix-3E</b><br>严重性分组: 一般问题<br>缺陷数量: 1 (0.9%)<br>项目: IDCEvo<br>缺陷ID: 2156245<br>报告人: Adley Wong"], ["<b>Use Third Party App Store [01.04.01.05.03.02] - Matrix-3C</b><br>严重性分组: 一般问题<br>缺陷数量: 1 (50.0%)<br>项目: IDC<br>缺陷ID: 2184243<br>报告人: Jingpu Li"], ["<b>Video streaming China [01.04.01.06.05] - Matrix-2E</b><br>严重性分组: 一般问题<br>缺陷数量: 2 (8.7%)<br>项目: IDCEvo, IDC<br>缺陷ID: 2183368, 2223378<br>报告人: Linna Lu, zhaokun hou<br><b>Video streaming China [01.04.01.06.05] - Matrix-3C</b><br>严重性分组: 一般问题<br>缺陷数量: 3 (13.0%)<br>项目: IDCEvo, IDC<br>缺陷ID: 2185331, 2182874, 2194014<br>报告人: Gongjie Meng, Wei Yang, Size Li"], ["<b>Voice Interface [01.04.02.01.01.02] - Matrix-2D</b><br>严重性分组: 一般问题<br>缺陷数量: 3 (1.4%)<br>项目: IDCEvo, IDC<br>缺陷ID: 2111682, 2117211, 2161329<br>报告人: Bochao Liu, Lukang Guo<br><b>Voice Interface [01.04.02.01.01.02] - Matrix-2E</b><br>严重性分组: 一般问题<br>缺陷数量: 3 (1.4%)<br>项目: IDC, MGU<br>缺陷ID: 2152895, 2197469, 2213495<br>报告人: Kyle Ge, Lukang Guo, chen chen<br><b>Voice Interface [01.04.02.01.01.02] - Matrix-3C</b><br>严重性分组: 一般问题<br>缺陷数量: 30 (14.4%)<br>项目: IDC, MGU<br>缺陷ID: 2123460, 2124997, 2126762, 2125823, 2135050 等30个<br>报告人: Juzhen Xin, Jingpu Li, Weining Zhao 等10人<br><b>Voice Interface [01.04.02.01.01.02] - Matrix-3D</b><br>严重性分组: 一般问题<br>缺陷数量: 1 (0.5%)<br>项目: IDC<br>缺陷ID: 2111683<br>报告人: Lukang Guo<br><b>Voice Interface [01.04.02.01.01.02] - Matrix-3E</b><br>严重性分组: 一般问题<br>缺陷数量: 3 (1.4%)<br>项目: IDC<br>缺陷ID: 2167112, 2221949, 2223790<br>报告人: Vito Wang, pengxiao zhang, Zhao Gao<br><b>Voice Interface [01.04.02.01.01.02] - Matrix-4A</b><br>严重性分组: 一般问题<br>缺陷数量: 25 (12.0%)<br>项目: IDC, MGU<br>缺陷ID: 2133645, 2136896, 2137963, 2156158, 2155627 等25个<br>报告人: Songqi Gan, Jingpu Li, Weining Zhao 等12人<br><b>Voice Interface [01.04.02.01.01.02] - Matrix-4C</b><br>严重性分组: 一般问题<br>缺陷数量: 3 (1.4%)<br>项目: IDC, MGU<br>缺陷ID: 2117231, 2135153, 2223561<br>报告人: Kyle Ge, Vito Wang, Wei Yang"], ["<b>WeChat VoiP Call [01.04.01.06.02.02] - Matrix-3D</b><br>严重性分组: 一般问题<br>缺陷数量: 1 (100.0%)<br>项目: IDC<br>缺陷ID: 2138096<br>报告人: Linna Lu"], ["<b>eRoute [01.04.03.01.07] - Matrix-2E</b><br>严重性分组: 一般问题<br>缺陷数量: 1 (25.0%)<br>项目: IDC<br>缺陷ID: 2177250<br>报告人: Kyle Ge<br><b>eRoute [01.04.03.01.07] - Matrix-3C</b><br>严重性分组: 一般问题<br>缺陷数量: 1 (25.0%)<br>项目: IDC<br>缺陷ID: 2214246<br>报告人: Kyle Ge"], ["<b>provide HUAWEI HiCar [01.04.01.06.13] - Matrix-2D</b><br>严重性分组: 一般问题<br>缺陷数量: 1 (7.7%)<br>项目: IDCEvo<br>缺陷ID: 2199119<br>报告人: Wei Yang<br><b>provide HUAWEI HiCar [01.04.01.06.13] - Matrix-3C</b><br>严重性分组: 一般问题<br>缺陷数量: 2 (15.4%)<br>项目: IDCEvo<br>缺陷ID: 2219059, 2225910<br>报告人: Wei Yang"], ["<b>provide PHUD settings [01.04.02.03.04.02.01] - Matrix-4A</b><br>严重性分组: 一般问题<br>缺陷数量: 1 (50.0%)<br>项目: IDCEvo<br>缺陷ID: 2210262<br>报告人: Bochao Liu<br><b>provide PHUD settings [01.04.02.03.04.02.01] - Matrix-4E</b><br>严重性分组: 一般问题<br>缺陷数量: 1 (50.0%)<br>项目: IDCEvo<br>缺陷ID: 2198919<br>报告人: Bochao Liu"], ["<b>provide eCall [01.04.02.01.03.03.02] - Matrix-3C</b><br>严重性分组: 一般问题<br>缺陷数量: 1 (7.1%)<br>项目: IDCEvo<br>缺陷ID: 2183351<br>报告人: Size Li"]], "hovertemplate": "%{customdata[0]}<extra></extra>", "legendgroup": "一般问题", "marker": {"color": "#2ca02c", "pattern": {"shape": ""}}, "name": "一般问题", "orientation": "v", "showlegend": true, "textposition": "auto", "type": "bar", "x": ["ASIA Alternative route", "ASIA Guiding instrument cluster and HUD", "Augmented Reality Video CID", "Base Audio", "CarPlay", "Change Audio Volume", "Condition Based Services Display implementation", "Connected Music China", "Contact Roadside Assistance", "Data Privacy menu Client part", "Data Privacy menu Master part", "Date and Time Settings", "Display Real Time Clock", "Display Settings CID", "Display Touch Control", "Display and operation of PaDi BMW widgets", "Display map ASIA", "Display of User Manual", "Display vehicle status", "Display weather", "Enable Registration Login Mapping", "Enable User Management", "Functional Bookmark Control", "Guiding", "Guiding ASIA", "HMI MyModes Moments display and operation", "HUD Settings", "IPA Interactive Elements provided", "IPA Visualization", "Itinerary Mobile App", "Kombi Display Settings", "Listen to AM FM Radio", "Listen to Radio FM AM DAB HD", "Manage CE Devices Bluetooth", "Manage ConnectedDrive Upgrades", "Manage SMS Messages", "Manage and Plan Routes ASIA", "Map", "Navigation Destination Input ASIA", "PHUD Services", "POI Functions ASIA", "PaDi China CE area bring up Android default launcher NEU", "PaDi Remote Control via BMT", "Parking Assistant Mid PA Mi", "Personal Assistant Widget", "Personalization User Account Use", "Play audio via Bluetooth", "Play audio via Online Services Connected Music", "Play audio via USB", "Positioning ASIA", "Provide App Center China", "Provide Festival Mode", "Provide Karaoke Service", "Provide Launcher", "Provide Navigation", "Provide NetEase Cloud Music", "Provide rd party gaming enablement", "Provisioning International Speller", "QQ Music", "Receive notification in BMW Messages", "Remote Services", "Remote teleservice diagnosis", "Route planning and management", "Setting system language", "Situation based seat comfort function based on cushion protection function action pneumatic adjustment", "Smart Access Digital Key Plus", "Stability", "Steady state climatic comfort", "Sys RSU Initialization inquiry", "Telephony via customer device", "Tencent MiniProgramPlatform Tencent MPP", "Tencent WeChat", "Traffic", "Traffic Info ASIA", "Use App Store China", "Use Speech operation", "Use Third Party App Store", "Video streaming China", "Voice Interface", "WeChat VoiP Call", "eRoute", "provide HUAWEI HiCar", "provide PHUD settings", "provide eCall"], "xaxis": "x", "y": [1, 1, 3, 1, 18, 3, 1, 13, 3, 1, 1, 1, 1, 6, 4, 1, 7, 1, 1, 5, 1, 1, 2, 37, 23, 1, 1, 13, 2, 3, 1, 1, 5, 6, 1, 2, 3, 4, 1, 1, 3, 1, 2, 1, 3, 1, 3, 3, 1, 1, 5, 2, 1, 7, 21, 2, 3, 5, 3, 2, 1, 1, 2, 1, 1, 1, 2, 1, 3, 2, 3, 2, 3, 2, 2, 13, 1, 5, 68, 1, 2, 3, 2, 1], "yaxis": "y"}, {"customdata": {"elided": "146x1 str values"}, "hovertemplate": "%{customdata[0]}<extra></extra>", "legendgroup": "Showstopper Candidate", "marker": {"color": "#d62728", "pattern": {"shape": ""}}, "name": "Showstopper Candidate", "orientation": "v", "showlegend": true, "textposition": "auto", "type": "bar", "x": {"elided": "146 str values"}, "xaxis": "x", "y": {"elided": "146 int values"}, "yaxis": "y"}], "layout": {"barmode": "stack", "height": 600, "legend": {"title": {"text": "严重性分组"}, "tracegroupgap": 0}, "margin": {"t": 120}, "title": {"font": {"size": 16}, "text": "所有项目 - 缺陷状态分布<br><sup>项目: 全部 | 测试周: 全部 | AIDA: 全部</sup>", "x": 0.5, "y": 0.95}, "width": 1000, "xaxis": {"anchor": "y", "categoryarray": {"elided": "163 str values"}, "categoryorder": "array", "domain": [0, 1], "tickangle": -45, "title": {"text": "AIDA领域"}}, "yaxis": {"anchor": "x", "domain": [0, 1], "title": {"text": "缺陷数量"}}}}
